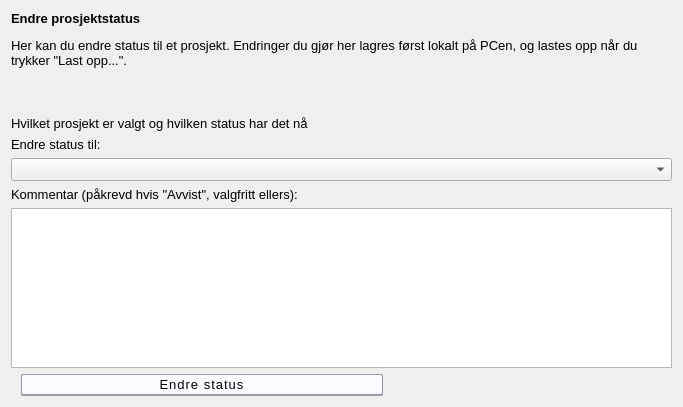
<?xml version="1.0" encoding="UTF-8"?>
<ui version="4.0">
 <class>Dialog</class>
 <widget class="QDialog" name="Dialog">
  <property name="geometry">
   <rect>
    <x>0</x>
    <y>0</y>
    <width>683</width>
    <height>407</height>
   </rect>
  </property>
  <property name="windowTitle">
   <string>Dialog</string>
  </property>
  <property name="styleSheet">
   <string notr="true">QWidget{
	margin: 0;
	font-size: 10.1pt;
}
QComboBox{
 	padding: 2px 6px;
}
QPushButton{
  text-align: center;
  display: inline-block;
  padding: 2px 0;
  border: 1px solid #99a;
  border-bottom: 2px solid #99a;
  letter-spacing: 1px;
  overflow:hidden;
  margin: 0 10px;
  background-color: #fafaff;
  border-radius: 2px;
}
QPushButton:hover {
    background-color: #446;
    color: white;
	border: 1px solid #fff;
}
QPushButton::disabled {
    background-color: #ccc;
    color: #777;
	border: 1px solid #999;
}
</string>
  </property>
  <layout class="QFormLayout" name="formLayout">
   <item row="4" column="0" colspan="2">
    <widget class="QLabel" name="label_3">
     <property name="text">
      <string>&lt;html&gt;&lt;head/&gt;&lt;body&gt;&lt;p&gt;Kommentar (påkrevd hvis &amp;quot;Avvist&amp;quot;, valgfritt ellers):&lt;/p&gt;&lt;/body&gt;&lt;/html&gt;</string>
     </property>
    </widget>
   </item>
   <item row="0" column="0" colspan="2">
    <widget class="QLabel" name="label_6">
     <property name="text">
      <string>&lt;html&gt;&lt;head/&gt;&lt;body&gt;&lt;p&gt;&lt;span style=&quot; font-weight:600;&quot;&gt;Endre prosjektstatus&lt;/span&gt;&lt;/p&gt;&lt;p&gt;Her kan du endre status til et prosjekt. Endringer du gjør her lagres først lokalt på PCen, og lastes opp når du trykker &amp;quot;Last opp...&amp;quot;.&lt;/p&gt;&lt;p&gt;&lt;br/&gt;&lt;/p&gt;&lt;/body&gt;&lt;/html&gt;</string>
     </property>
     <property name="wordWrap">
      <bool>true</bool>
     </property>
    </widget>
   </item>
   <item row="5" column="0" colspan="2">
    <widget class="QPlainTextEdit" name="textComment"/>
   </item>
   <item row="3" column="0" colspan="2">
    <widget class="QComboBox" name="cmbSelectStatus"/>
   </item>
   <item row="2" column="0" colspan="2">
    <widget class="QLabel" name="label_2">
     <property name="text">
      <string>&lt;html&gt;&lt;head/&gt;&lt;body&gt;&lt;p&gt;Endre status til:&lt;/p&gt;&lt;/body&gt;&lt;/html&gt;</string>
     </property>
    </widget>
   </item>
   <item row="6" column="0" colspan="2">
    <widget class="QPushButton" name="btnSubmit">
     <property name="maximumSize">
      <size>
       <width>382</width>
       <height>16777215</height>
      </size>
     </property>
     <property name="text">
      <string>Endre status</string>
     </property>
    </widget>
   </item>
   <item row="1" column="0" colspan="2">
    <widget class="QLabel" name="labelProject">
     <property name="text">
      <string>Hvilket prosjekt er valgt og hvilken status har det nå</string>
     </property>
     <property name="wordWrap">
      <bool>true</bool>
     </property>
    </widget>
   </item>
  </layout>
 </widget>
 <resources/>
 <connections/>
</ui>
